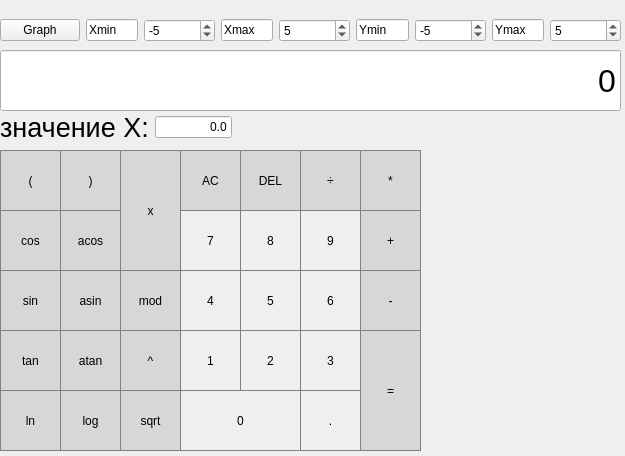
<?xml version="1.0" encoding="UTF-8"?>
<ui version="4.0">
 <class>MainWindow</class>
 <widget class="QMainWindow" name="MainWindow">
  <property name="geometry">
   <rect>
    <x>0</x>
    <y>0</y>
    <width>625</width>
    <height>456</height>
   </rect>
  </property>
  <property name="windowTitle">
   <string>MainWindow</string>
  </property>
  <widget class="QWidget" name="centralwidget">
   <widget class="QPushButton" name="pushButton_7">
    <property name="geometry">
     <rect>
      <x>180</x>
      <y>210</y>
      <width>61</width>
      <height>61</height>
     </rect>
    </property>
    <property name="styleSheet">
     <string notr="true">QPushButton {
   border: 1px solid gray;
}
QPushButton:pressed {
    background-color: qlineargradient(x1: 0, y1: 0, x2: 0, y2: 1,
                                      stop: 0 #dadbde, stop: 1 #f6f7fa);
}</string>
    </property>
    <property name="text">
     <string>7</string>
    </property>
   </widget>
   <widget class="QPushButton" name="pushButton_8">
    <property name="geometry">
     <rect>
      <x>240</x>
      <y>210</y>
      <width>61</width>
      <height>61</height>
     </rect>
    </property>
    <property name="styleSheet">
     <string notr="true">QPushButton {
   border: 1px solid gray;
}
QPushButton:pressed {
    background-color: qlineargradient(x1: 0, y1: 0, x2: 0, y2: 1,
                                      stop: 0 #dadbde, stop: 1 #f6f7fa);
}</string>
    </property>
    <property name="text">
     <string>8</string>
    </property>
   </widget>
   <widget class="QPushButton" name="pushButton_9">
    <property name="geometry">
     <rect>
      <x>300</x>
      <y>210</y>
      <width>61</width>
      <height>61</height>
     </rect>
    </property>
    <property name="styleSheet">
     <string notr="true">QPushButton {
   border: 1px solid gray;
}
QPushButton:pressed {
    background-color: qlineargradient(x1: 0, y1: 0, x2: 0, y2: 1,
                                      stop: 0 #dadbde, stop: 1 #f6f7fa);
}</string>
    </property>
    <property name="text">
     <string>9</string>
    </property>
   </widget>
   <widget class="QPushButton" name="pushButton_4">
    <property name="geometry">
     <rect>
      <x>180</x>
      <y>270</y>
      <width>61</width>
      <height>61</height>
     </rect>
    </property>
    <property name="styleSheet">
     <string notr="true">QPushButton {
   border: 1px solid gray;
}
QPushButton:pressed {
    background-color: qlineargradient(x1: 0, y1: 0, x2: 0, y2: 1,
                                      stop: 0 #dadbde, stop: 1 #f6f7fa);
}</string>
    </property>
    <property name="text">
     <string>4</string>
    </property>
   </widget>
   <widget class="QPushButton" name="pushButton_6">
    <property name="geometry">
     <rect>
      <x>300</x>
      <y>270</y>
      <width>61</width>
      <height>61</height>
     </rect>
    </property>
    <property name="styleSheet">
     <string notr="true">QPushButton {
   border: 1px solid gray;
}
QPushButton:pressed {
    background-color: qlineargradient(x1: 0, y1: 0, x2: 0, y2: 1,
                                      stop: 0 #dadbde, stop: 1 #f6f7fa);
}</string>
    </property>
    <property name="text">
     <string>6</string>
    </property>
   </widget>
   <widget class="QPushButton" name="pushButton_5">
    <property name="geometry">
     <rect>
      <x>240</x>
      <y>270</y>
      <width>61</width>
      <height>61</height>
     </rect>
    </property>
    <property name="styleSheet">
     <string notr="true">QPushButton {
   border: 1px solid gray;
}
QPushButton:pressed {
    background-color: qlineargradient(x1: 0, y1: 0, x2: 0, y2: 1,
                                      stop: 0 #dadbde, stop: 1 #f6f7fa);
}</string>
    </property>
    <property name="text">
     <string>5</string>
    </property>
   </widget>
   <widget class="QPushButton" name="pushButton_1">
    <property name="geometry">
     <rect>
      <x>180</x>
      <y>330</y>
      <width>61</width>
      <height>61</height>
     </rect>
    </property>
    <property name="styleSheet">
     <string notr="true">QPushButton {
   border: 1px solid gray;
}
QPushButton:pressed {
    background-color: qlineargradient(x1: 0, y1: 0, x2: 0, y2: 1,
                                      stop: 0 #dadbde, stop: 1 #f6f7fa);
}</string>
    </property>
    <property name="text">
     <string>1</string>
    </property>
   </widget>
   <widget class="QPushButton" name="pushButton_3">
    <property name="geometry">
     <rect>
      <x>300</x>
      <y>330</y>
      <width>61</width>
      <height>61</height>
     </rect>
    </property>
    <property name="styleSheet">
     <string notr="true">QPushButton {
   border: 1px solid gray;
}
QPushButton:pressed {
    background-color: qlineargradient(x1: 0, y1: 0, x2: 0, y2: 1,
                                      stop: 0 #dadbde, stop: 1 #f6f7fa);
}</string>
    </property>
    <property name="text">
     <string>3</string>
    </property>
   </widget>
   <widget class="QPushButton" name="pushButton_2">
    <property name="geometry">
     <rect>
      <x>240</x>
      <y>330</y>
      <width>61</width>
      <height>61</height>
     </rect>
    </property>
    <property name="styleSheet">
     <string notr="true">QPushButton {
   border: 1px solid gray;
}
QPushButton:pressed {
    background-color: qlineargradient(x1: 0, y1: 0, x2: 0, y2: 1,
                                      stop: 0 #dadbde, stop: 1 #f6f7fa);
}</string>
    </property>
    <property name="text">
     <string>2</string>
    </property>
   </widget>
   <widget class="QPushButton" name="pushButton_0">
    <property name="geometry">
     <rect>
      <x>180</x>
      <y>390</y>
      <width>121</width>
      <height>61</height>
     </rect>
    </property>
    <property name="styleSheet">
     <string notr="true">QPushButton {
   border: 1px solid gray;
}
QPushButton:pressed {
    background-color: qlineargradient(x1: 0, y1: 0, x2: 0, y2: 1,
                                      stop: 0 #dadbde, stop: 1 #f6f7fa);
}</string>
    </property>
    <property name="text">
     <string>0</string>
    </property>
   </widget>
   <widget class="QPushButton" name="pushButton_point">
    <property name="geometry">
     <rect>
      <x>300</x>
      <y>390</y>
      <width>61</width>
      <height>61</height>
     </rect>
    </property>
    <property name="styleSheet">
     <string notr="true">QPushButton {
   border: 1px solid gray;
}
QPushButton:pressed {
    background-color: qlineargradient(x1: 0, y1: 0, x2: 0, y2: 1,
                                      stop: 0 #dadbde, stop: 1 #f6f7fa);
}</string>
    </property>
    <property name="text">
     <string>.</string>
    </property>
   </widget>
   <widget class="QPushButton" name="pushButton_equals">
    <property name="geometry">
     <rect>
      <x>360</x>
      <y>330</y>
      <width>61</width>
      <height>121</height>
     </rect>
    </property>
    <property name="styleSheet">
     <string notr="true">QPushButton {
  background-color: rgb(215, 215, 215);
  border: 1px solid gray;
}
QPushButton:pressed {
    background-color: qlineargradient(x1: 0, y1: 0, x2: 0, y2: 1,
                                      stop: 0 #BEBEBE, stop: 1 #D7D7D7);
}</string>
    </property>
    <property name="text">
     <string>=</string>
    </property>
   </widget>
   <widget class="QPushButton" name="pushButton_sub">
    <property name="geometry">
     <rect>
      <x>360</x>
      <y>270</y>
      <width>61</width>
      <height>61</height>
     </rect>
    </property>
    <property name="styleSheet">
     <string notr="true">QPushButton {
  background-color: rgb(215, 215, 215);
  border: 1px solid gray;
}
QPushButton:pressed {
    background-color: qlineargradient(x1: 0, y1: 0, x2: 0, y2: 1,
                                      stop: 0 #BEBEBE, stop: 1 #D7D7D7);
}</string>
    </property>
    <property name="text">
     <string>-</string>
    </property>
   </widget>
   <widget class="QPushButton" name="pushButton_sum">
    <property name="geometry">
     <rect>
      <x>360</x>
      <y>210</y>
      <width>61</width>
      <height>61</height>
     </rect>
    </property>
    <property name="styleSheet">
     <string notr="true">QPushButton {
  background-color: rgb(215, 215, 215);
  border: 1px solid gray;
}
QPushButton:pressed {
    background-color: qlineargradient(x1: 0, y1: 0, x2: 0, y2: 1,
                                      stop: 0 #BEBEBE, stop: 1 #D7D7D7);
}</string>
    </property>
    <property name="text">
     <string>+</string>
    </property>
   </widget>
   <widget class="QPushButton" name="pushButton_mult">
    <property name="geometry">
     <rect>
      <x>360</x>
      <y>150</y>
      <width>61</width>
      <height>61</height>
     </rect>
    </property>
    <property name="styleSheet">
     <string notr="true">QPushButton {
  background-color: rgb(215, 215, 215);
  border: 1px solid gray;
}
QPushButton:pressed {
    background-color: qlineargradient(x1: 0, y1: 0, x2: 0, y2: 1,
                                      stop: 0 #BEBEBE, stop: 1 #D7D7D7);
}</string>
    </property>
    <property name="text">
     <string>*</string>
    </property>
   </widget>
   <widget class="QPushButton" name="pushButton_ac">
    <property name="geometry">
     <rect>
      <x>180</x>
      <y>150</y>
      <width>61</width>
      <height>61</height>
     </rect>
    </property>
    <property name="styleSheet">
     <string notr="true">QPushButton {
  background-color: rgb(215, 215, 215);
  border: 1px solid gray;
}
QPushButton:pressed {
    background-color: qlineargradient(x1: 0, y1: 0, x2: 0, y2: 1,
                                      stop: 0 #BEBEBE, stop: 1 #D7D7D7);
}</string>
    </property>
    <property name="text">
     <string>AC</string>
    </property>
   </widget>
   <widget class="QPushButton" name="pushButton_division">
    <property name="geometry">
     <rect>
      <x>300</x>
      <y>150</y>
      <width>61</width>
      <height>61</height>
     </rect>
    </property>
    <property name="styleSheet">
     <string notr="true">QPushButton {
  background-color: rgb(215, 215, 215);
  border: 1px solid gray;
}
QPushButton:pressed {
    background-color: qlineargradient(x1: 0, y1: 0, x2: 0, y2: 1,
                                      stop: 0 #BEBEBE, stop: 1 #D7D7D7);
}</string>
    </property>
    <property name="text">
     <string>÷</string>
    </property>
   </widget>
   <widget class="QPushButton" name="pushButton_del">
    <property name="geometry">
     <rect>
      <x>240</x>
      <y>150</y>
      <width>61</width>
      <height>61</height>
     </rect>
    </property>
    <property name="styleSheet">
     <string notr="true">QPushButton {
  background-color: rgb(215, 215, 215);
  border: 1px solid gray;
}
QPushButton:pressed {
    background-color: qlineargradient(x1: 0, y1: 0, x2: 0, y2: 1,
                                      stop: 0 #BEBEBE, stop: 1 #D7D7D7);
}</string>
    </property>
    <property name="text">
     <string>DEL</string>
    </property>
   </widget>
   <widget class="QPushButton" name="pushButton_scale">
    <property name="geometry">
     <rect>
      <x>120</x>
      <y>330</y>
      <width>61</width>
      <height>61</height>
     </rect>
    </property>
    <property name="styleSheet">
     <string notr="true">QPushButton {
  background-color: rgb(215, 215, 215);
  border: 1px solid gray;
}
QPushButton:pressed {
    background-color: qlineargradient(x1: 0, y1: 0, x2: 0, y2: 1,
                                      stop: 0 #BEBEBE, stop: 1 #D7D7D7);
}</string>
    </property>
    <property name="text">
     <string>^</string>
    </property>
   </widget>
   <widget class="QPushButton" name="pushButton_x">
    <property name="geometry">
     <rect>
      <x>120</x>
      <y>150</y>
      <width>61</width>
      <height>121</height>
     </rect>
    </property>
    <property name="styleSheet">
     <string notr="true">QPushButton {
  background-color: rgb(215, 215, 215);
  border: 1px solid gray;
}
QPushButton:pressed {
    background-color: qlineargradient(x1: 0, y1: 0, x2: 0, y2: 1,
                                      stop: 0 #BEBEBE, stop: 1 #D7D7D7);
}</string>
    </property>
    <property name="text">
     <string>x</string>
    </property>
   </widget>
   <widget class="QPushButton" name="pushButton_mod">
    <property name="geometry">
     <rect>
      <x>120</x>
      <y>270</y>
      <width>61</width>
      <height>61</height>
     </rect>
    </property>
    <property name="styleSheet">
     <string notr="true">QPushButton {
  background-color: rgb(215, 215, 215);
  border: 1px solid gray;
}
QPushButton:pressed {
    background-color: qlineargradient(x1: 0, y1: 0, x2: 0, y2: 1,
                                      stop: 0 #BEBEBE, stop: 1 #D7D7D7);
}</string>
    </property>
    <property name="text">
     <string>mod</string>
    </property>
   </widget>
   <widget class="QPushButton" name="pushButton_sqrt">
    <property name="geometry">
     <rect>
      <x>120</x>
      <y>390</y>
      <width>61</width>
      <height>61</height>
     </rect>
    </property>
    <property name="styleSheet">
     <string notr="true">QPushButton {
  background-color: rgb(215, 215, 215);
  border: 1px solid gray;
}
QPushButton:pressed {
    background-color: qlineargradient(x1: 0, y1: 0, x2: 0, y2: 1,
                                      stop: 0 #BEBEBE, stop: 1 #D7D7D7);
}</string>
    </property>
    <property name="text">
     <string>sqrt</string>
    </property>
   </widget>
   <widget class="QPushButton" name="pushButton_log">
    <property name="geometry">
     <rect>
      <x>60</x>
      <y>390</y>
      <width>61</width>
      <height>61</height>
     </rect>
    </property>
    <property name="styleSheet">
     <string notr="true">QPushButton {
  background-color: rgb(215, 215, 215);
  border: 1px solid gray;
}
QPushButton:pressed {
    background-color: qlineargradient(x1: 0, y1: 0, x2: 0, y2: 1,
                                      stop: 0 #BEBEBE, stop: 1 #D7D7D7);
}</string>
    </property>
    <property name="text">
     <string>log</string>
    </property>
   </widget>
   <widget class="QPushButton" name="pushButton_ln">
    <property name="geometry">
     <rect>
      <x>0</x>
      <y>390</y>
      <width>61</width>
      <height>61</height>
     </rect>
    </property>
    <property name="styleSheet">
     <string notr="true">QPushButton {
  background-color: rgb(215, 215, 215);
  border: 1px solid gray;
}
QPushButton:pressed {
    background-color: qlineargradient(x1: 0, y1: 0, x2: 0, y2: 1,
                                      stop: 0 #BEBEBE, stop: 1 #D7D7D7);
}</string>
    </property>
    <property name="text">
     <string>ln</string>
    </property>
   </widget>
   <widget class="QPushButton" name="pushButton_tan">
    <property name="geometry">
     <rect>
      <x>0</x>
      <y>330</y>
      <width>61</width>
      <height>61</height>
     </rect>
    </property>
    <property name="styleSheet">
     <string notr="true">QPushButton {
  background-color: rgb(215, 215, 215);
  border: 1px solid gray;
}
QPushButton:pressed {
    background-color: qlineargradient(x1: 0, y1: 0, x2: 0, y2: 1,
                                      stop: 0 #BEBEBE, stop: 1 #D7D7D7);
}</string>
    </property>
    <property name="text">
     <string>tan</string>
    </property>
   </widget>
   <widget class="QPushButton" name="pushButton_atan">
    <property name="geometry">
     <rect>
      <x>60</x>
      <y>330</y>
      <width>61</width>
      <height>61</height>
     </rect>
    </property>
    <property name="styleSheet">
     <string notr="true">QPushButton {
  background-color: rgb(215, 215, 215);
  border: 1px solid gray;
}
QPushButton:pressed {
    background-color: qlineargradient(x1: 0, y1: 0, x2: 0, y2: 1,
                                      stop: 0 #BEBEBE, stop: 1 #D7D7D7);
}</string>
    </property>
    <property name="text">
     <string>atan</string>
    </property>
   </widget>
   <widget class="QPushButton" name="pushButton_sin">
    <property name="geometry">
     <rect>
      <x>0</x>
      <y>270</y>
      <width>61</width>
      <height>61</height>
     </rect>
    </property>
    <property name="styleSheet">
     <string notr="true">QPushButton {
  background-color: rgb(215, 215, 215);
  border: 1px solid gray;
}
QPushButton:pressed {
    background-color: qlineargradient(x1: 0, y1: 0, x2: 0, y2: 1,
                                      stop: 0 #BEBEBE, stop: 1 #D7D7D7);
}</string>
    </property>
    <property name="text">
     <string>sin</string>
    </property>
   </widget>
   <widget class="QPushButton" name="pushButton_asin">
    <property name="geometry">
     <rect>
      <x>60</x>
      <y>270</y>
      <width>61</width>
      <height>61</height>
     </rect>
    </property>
    <property name="styleSheet">
     <string notr="true">QPushButton {
  background-color: rgb(215, 215, 215);
  border: 1px solid gray;
}
QPushButton:pressed {
    background-color: qlineargradient(x1: 0, y1: 0, x2: 0, y2: 1,
                                      stop: 0 #BEBEBE, stop: 1 #D7D7D7);
}</string>
    </property>
    <property name="text">
     <string>asin</string>
    </property>
   </widget>
   <widget class="QPushButton" name="pushButton_cos">
    <property name="geometry">
     <rect>
      <x>0</x>
      <y>210</y>
      <width>61</width>
      <height>61</height>
     </rect>
    </property>
    <property name="styleSheet">
     <string notr="true">QPushButton {
  background-color: rgb(215, 215, 215);
  border: 1px solid gray;
}
QPushButton:pressed {
    background-color: qlineargradient(x1: 0, y1: 0, x2: 0, y2: 1,
                                      stop: 0 #BEBEBE, stop: 1 #D7D7D7);
}</string>
    </property>
    <property name="text">
     <string>cos</string>
    </property>
   </widget>
   <widget class="QPushButton" name="pushButton_acos">
    <property name="geometry">
     <rect>
      <x>60</x>
      <y>210</y>
      <width>61</width>
      <height>61</height>
     </rect>
    </property>
    <property name="styleSheet">
     <string notr="true">QPushButton {
  background-color: rgb(215, 215, 215);
  border: 1px solid gray;
}
QPushButton:pressed {
    background-color: qlineargradient(x1: 0, y1: 0, x2: 0, y2: 1,
                                      stop: 0 #BEBEBE, stop: 1 #D7D7D7);
}</string>
    </property>
    <property name="text">
     <string>acos</string>
    </property>
   </widget>
   <widget class="QPushButton" name="pushButton_left_bracket">
    <property name="geometry">
     <rect>
      <x>0</x>
      <y>150</y>
      <width>61</width>
      <height>61</height>
     </rect>
    </property>
    <property name="styleSheet">
     <string notr="true">QPushButton {
  background-color: rgb(215, 215, 215);
  border: 1px solid gray;
}
QPushButton:pressed {
    background-color: qlineargradient(x1: 0, y1: 0, x2: 0, y2: 1,
                                      stop: 0 #BEBEBE, stop: 1 #D7D7D7);
}</string>
    </property>
    <property name="text">
     <string>(</string>
    </property>
   </widget>
   <widget class="QPushButton" name="pushButton_right_bracket">
    <property name="geometry">
     <rect>
      <x>60</x>
      <y>150</y>
      <width>61</width>
      <height>61</height>
     </rect>
    </property>
    <property name="styleSheet">
     <string notr="true">QPushButton {
  background-color: rgb(215, 215, 215);
  border: 1px solid gray;
}
QPushButton:pressed {
    background-color: qlineargradient(x1: 0, y1: 0, x2: 0, y2: 1,
                                      stop: 0 #BEBEBE, stop: 1 #D7D7D7);
}</string>
    </property>
    <property name="text">
     <string>)</string>
    </property>
   </widget>
   <widget class="QWidget" name="layoutWidget">
    <property name="geometry">
     <rect>
      <x>0</x>
      <y>110</y>
      <width>232</width>
      <height>35</height>
     </rect>
    </property>
    <layout class="QHBoxLayout" name="horizontalLayout">
     <item>
      <widget class="QLabel" name="name_value_x">
       <property name="font">
        <font>
         <family>Arial</family>
         <pointsize>20</pointsize>
        </font>
       </property>
       <property name="styleSheet">
        <string notr="true">QLabel {
   qproperty-alignment: 'AlignVCenter | AlignRight'; 
   border-bottom: 1px solid gray;
}
background-color:
</string>
       </property>
       <property name="text">
        <string>значение Х:</string>
       </property>
       <property name="textFormat">
        <enum>Qt::AutoText</enum>
       </property>
      </widget>
     </item>
     <item>
      <widget class="QLineEdit" name="value_x">
       <property name="text">
        <string>0.0</string>
       </property>
       <property name="alignment">
        <set>Qt::AlignRight|Qt::AlignTrailing|Qt::AlignVCenter</set>
       </property>
       <property name="readOnly">
        <bool>true</bool>
       </property>
      </widget>
     </item>
    </layout>
   </widget>
   <widget class="QLineEdit" name="result_show">
    <property name="geometry">
     <rect>
      <x>0</x>
      <y>50</y>
      <width>621</width>
      <height>61</height>
     </rect>
    </property>
    <property name="font">
     <font>
      <family>Arial</family>
      <pointsize>24</pointsize>
     </font>
    </property>
    <property name="text">
     <string>0</string>
    </property>
    <property name="echoMode">
     <enum>QLineEdit::Normal</enum>
    </property>
    <property name="cursorPosition">
     <number>1</number>
    </property>
    <property name="alignment">
     <set>Qt::AlignRight|Qt::AlignTrailing|Qt::AlignVCenter</set>
    </property>
    <property name="readOnly">
     <bool>true</bool>
    </property>
   </widget>
   <widget class="QWidget" name="layoutWidget">
    <property name="geometry">
     <rect>
      <x>0</x>
      <y>10</y>
      <width>621</width>
      <height>41</height>
     </rect>
    </property>
    <layout class="QHBoxLayout" name="horizontalLayout_2">
     <item>
      <widget class="QPushButton" name="pushButton_graph">
       <property name="text">
        <string>Graph</string>
       </property>
      </widget>
     </item>
     <item>
      <widget class="QLineEdit" name="lineEdit">
       <property name="text">
        <string>Xmin</string>
       </property>
      </widget>
     </item>
     <item>
      <widget class="QSpinBox" name="spinBox_x_min">
       <property name="minimum">
        <number>-1000000</number>
       </property>
       <property name="maximum">
        <number>1000000</number>
       </property>
       <property name="value">
        <number>-5</number>
       </property>
      </widget>
     </item>
     <item>
      <widget class="QLineEdit" name="lineEdit_2">
       <property name="text">
        <string>Xmax</string>
       </property>
      </widget>
     </item>
     <item>
      <widget class="QSpinBox" name="spinBox_x_max">
       <property name="minimum">
        <number>-1000000</number>
       </property>
       <property name="maximum">
        <number>1000000</number>
       </property>
       <property name="value">
        <number>5</number>
       </property>
      </widget>
     </item>
     <item>
      <widget class="QLineEdit" name="lineEdit_3">
       <property name="text">
        <string>Ymin</string>
       </property>
      </widget>
     </item>
     <item>
      <widget class="QSpinBox" name="spinBox_y_min">
       <property name="minimum">
        <number>-1000000</number>
       </property>
       <property name="maximum">
        <number>1000000</number>
       </property>
       <property name="value">
        <number>-5</number>
       </property>
      </widget>
     </item>
     <item>
      <widget class="QLineEdit" name="lineEdit_4">
       <property name="text">
        <string>Ymax</string>
       </property>
      </widget>
     </item>
     <item>
      <widget class="QSpinBox" name="spinBox_y_max">
       <property name="minimum">
        <number>-1000000</number>
       </property>
       <property name="maximum">
        <number>1000000</number>
       </property>
       <property name="value">
        <number>5</number>
       </property>
      </widget>
     </item>
    </layout>
   </widget>
  </widget>
 </widget>
 <resources/>
 <connections/>
</ui>
